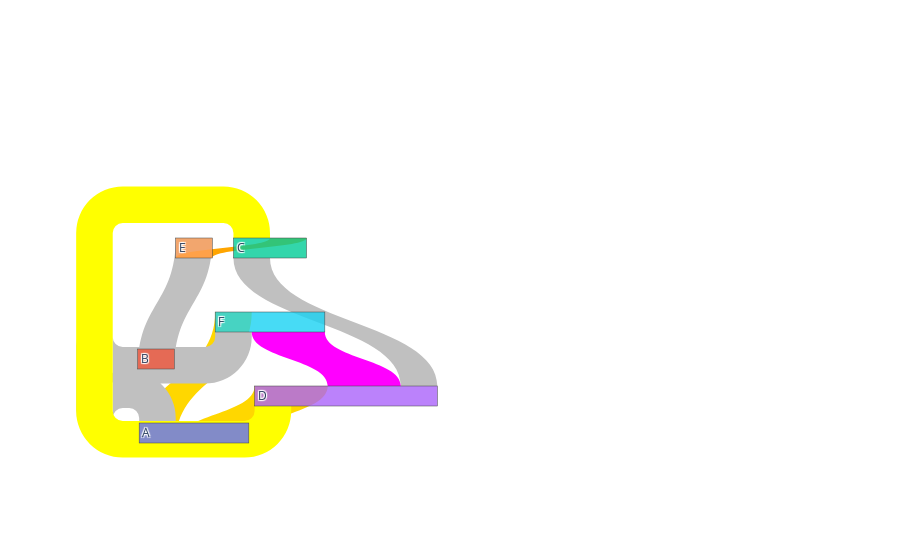

Notebook cell for this chart:
### Code cell
# imports
import pandas as pd
import numpy as np
import plotly.graph_objects as go

## to make notebook work offline
#from plotly.offline import iplot, init_notebook_mode
#init_notebook_mode(connected=True)



fig = go.Figure(go.Sankey(
    arrangement = "snap",
    orientation = 'v',                          ## orientáció v: vertikális /h: horizontalis
    node = {
        "label": ["A", "B", "C", "D", "E", "F"],        
        "x": [0.45, 0.35, 0.2, 0.4, 0.2, 0.3],
        "y": [0.3, 0.2, 0.5, 0.7, 0.3, 0.5],
        'pad':10},  # 10 Pixels
    link = {
        "source": [0, 0, 1, 2, 5, 4, 3, 5],
        "target": [5, 3, 4, 3, 0, 2, 2, 3],
        "value" : [1, 2, 1, 1, 1, 1, 1, 2],
        "color" : ["gold", "gold", "silver", "silver", "silver", "orange", "yellow", "magenta"]}))

iplot(fig)
# fig.show()

### Figure 1 — Plotly figure (JSON) as saved in the notebook; plotly's stock layout.template omitted (floating-point values rounded to 4 significant figures)
{"data": [{"node": {"y": [0.3, 0.2, 0.5, 0.7, 0.3, 0.5], "x": [0.45, 0.35, 0.2, 0.4, 0.2, 0.3], "pad": 10, "label": ["A", "B", "C", "D", "E", "F"]}, "type": "sankey", "link": {"color": ["gold", "gold", "silver", "silver", "silver", "orange", "yellow", "magenta"], "source": [0, 0, 1, 2, 5, 4, 3, 5], "target": [5, 3, 4, 3, 0, 2, 2, 3], "value": [1, 2, 1, 1, 1, 1, 1, 2]}, "orientation": "v", "arrangement": "snap"}], "layout": {}}
